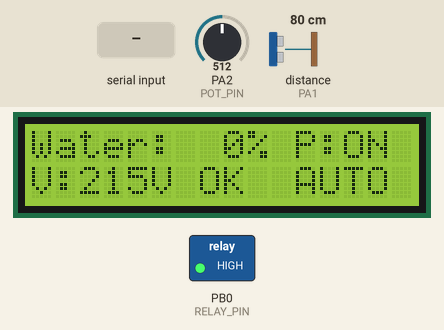
A sketch run on a simulated STM32 Blue Pill. Shown: 16×2 character LCD, switched loads named in the sketch (green lamp = pin HIGH). Wiring (inferred from the names in the program): ultrasonic range finder: trigger PA0; echo PA1. The inputs (shaded band) are chosen by the test bench; at power-on: PA2 (POT_PIN) = 512, distance to the obstacle (sensor on PA1) 80 cm. The echo pulse lasts 58.3 µs per cm; pins used as bus, display or sensor lines are not drawn.

Above: at 3.2 s.
3.3 s: PA2 (POT_PIN) set to 412
At 3.8 s:
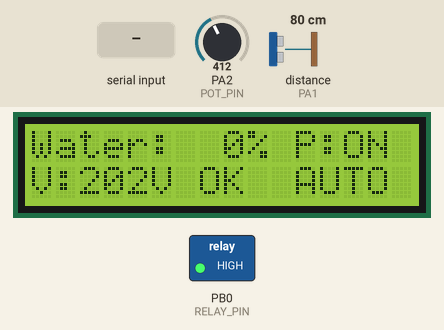
4.9 s: PA2 (POT_PIN) set to 376
At 6.2 s:
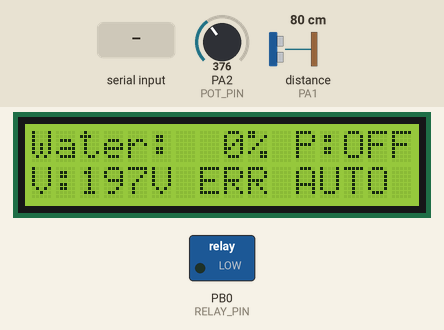
6.5 s: "PUMP:ON\n" received over the second serial link
At 8.0 s:
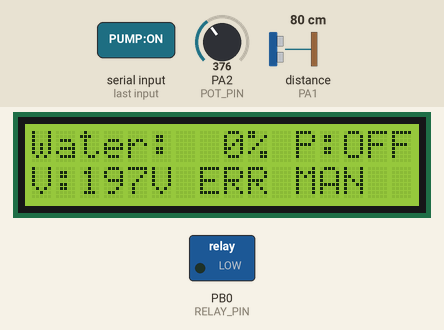
8.5 s: "MODE:AUTO\n" received over the second serial link
At 10.2 s:
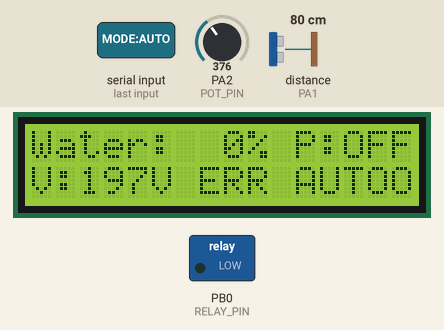
10.5 s: PA2 (POT_PIN) set to 511
At 11.8 s:
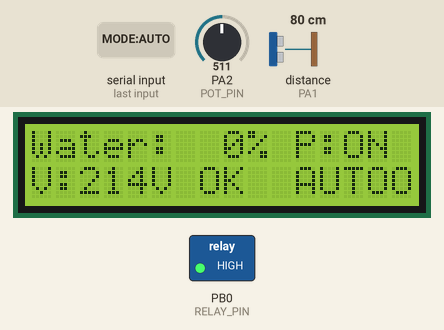
12.1 s: distance to the obstacle (sensor on PA1) set to 33 cm
15.1 s: distance to the obstacle (sensor on PA1) set to 27 cm
Timing chart, 0 to 17.6 s (numbered marks = the images above; inputs shaded):
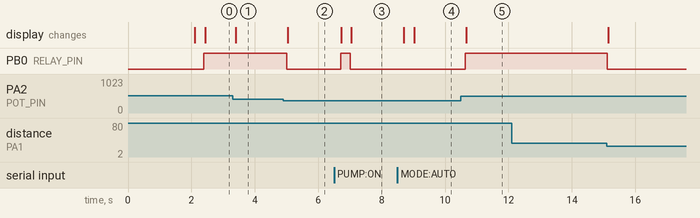

Measured:
- the behaviour switches between 394 and 393 on PA2 (POT_PIN) (found by bisection; images 1 and 2)
- after the input at 3.3 s, the display: changes after 0.10 s (image 1)
- after the input at 4.9 s, PB0 (RELAY_PIN): HIGH → LOW after 0.11 s; the display: changes after 0.14 s (image 2)
- after the input at 6.5 s, PB0 (RELAY_PIN): LOW → HIGH after 0.22 s, → LOW 0.30 s later; the display: first changes after 0.23 s (image 3 shows a later state)
- after the input at 8.5 s, the display: first changes after 0.19 s (image 4 shows a later state)
- after the input at 10.5 s, PB0 (RELAY_PIN): LOW → HIGH after 0.14 s; the display: changes after 0.17 s (image 5)
- after the input at 12.1 s, every drawn part: stays the same

The sketch:

AquaGuard_FINAL.ino
```cpp
/*
 * ============================================================
 *  AquaNode STM32 — Blue Pill (updated for ESP32 gateway)
 *  Sends JSON telemetry to ESP32, receives pump/mode commands
 * ============================================================
 *  WIRING:
 *   HC-SR04 VCC   → 5V
 *   HC-SR04 GND   → GND
 *   HC-SR04 TRIG  → PA0
 *   HC-SR04 ECHO  → 10kΩ → PA1 → 20kΩ → GND
 *   Pot wiper     → PA2  (sides → 3.3V and GND)
 *   Relay IN      → PB0
 *   LCD SDA       → PB7
 *   LCD SCL       → PB6
 *   ESP32 GPIO17  → PA10 (Serial1 RX — commands from ESP32)
 *   ESP32 GPIO16  → PA9  (Serial1 TX — telemetry to ESP32)
 *   ESP32 GND     → STM32 GND
 *
 *  PROTOCOL (STM32 → ESP32, every 1s):
 *   {"wl":72,"v":230,"vs":"SAFE","ps":"OFF","mode":"AUTO","dry":false,"fault":""}
 *
 *  PROTOCOL (ESP32 → STM32, on command):
 *   PUMP:ON / PUMP:OFF / MODE:AUTO / MODE:MANUAL
 * ============================================================
 */

#include <Wire.h>
#include <LiquidCrystal_I2C.h>

// ESP32 on Serial1 (PA9=TX, PA10=RX)
#define ESP32_SERIAL Serial1

// ─── Pins ─────────────────────────────────────────────────────
#define TRIG_PIN   PA0
#define ECHO_PIN   PA1
#define POT_PIN    PA2
#define RELAY_PIN  PB0

// ─── Tank calibration ─────────────────────────────────────────
const float TANK_EMPTY_CM = 10.0;
const float TANK_FULL_CM  = 1.0;
const float PUMP_ON_CM    = 9.0;   // ~10% full
const float PUMP_OFF_CM   = 2.0;   // ~89% full

// ─── Voltage simulation ───────────────────────────────────────
const float VOLT_MIN_SIM   = 150.0;
const float VOLT_MAX_SIM   = 280.0;
const float VOLT_SAFE_LOW  = 200.0;
const float VOLT_SAFE_HIGH = 250.0;
const int   ADC_MAX        = 1023;

// ─── Relay ────────────────────────────────────────────────────
#define PUMP_ON   HIGH
#define PUMP_OFF  LOW

// ─── Ultrasonic ───────────────────────────────────────────────
const unsigned long ECHO_TIMEOUT_US  = 30000UL;
const unsigned long PING_INTERVAL_MS = 50UL;
const int           SENSOR_SAMPLES   = 5;

// ─── Telemetry ────────────────────────────────────────────────
const unsigned long TELEMETRY_INTERVAL_MS = 1000;

// ─── LCD ──────────────────────────────────────────────────────
LiquidCrystal_I2C lcd(0x27, 16, 2);

// ─── Mode: AUTO or MANUAL ─────────────────────────────────────
// AUTO = pump logic runs automatically from sensor
// MANUAL = web app controls pump directly
enum PumpMode { MODE_AUTO, MODE_MANUAL };
PumpMode currentMode = MODE_AUTO;

// ─── State ────────────────────────────────────────────────────
bool   pumpState      = false;
bool   sensorFault    = false;
bool   dryRun         = false;
String faultMsg       = "";
long   sequence       = 0;

// Dry-run lockout: after a dry-run event, pump stays OFF for at least
// DRY_RUN_LOCKOUT_MS and until water level recovers above DRY_RUN_CLEAR_PCT.
const unsigned long DRY_RUN_LOCKOUT_MS  = 30000UL;  // 30s minimum lockout
const int           DRY_RUN_CLEAR_PCT   = 10;        // must reach 10% to re-enable
const unsigned long DRY_RUN_CONFIRM_MS  = 4000UL;   // must persist 4s before triggering
bool          dryRunLocked    = false;
unsigned long dryRunLockedAt  = 0;
bool          dryRunPending   = false;   // debounce: condition seen but not yet confirmed
unsigned long dryRunPendingAt = 0;       // when the condition was first seen

unsigned long lastTelemetry = 0;
String        pendingCmd    = "";

// ─────────────────────────────────────────────────────────────
void setup() {
  pinMode(RELAY_PIN, OUTPUT);
  digitalWrite(RELAY_PIN, PUMP_OFF);
  pinMode(TRIG_PIN, OUTPUT);
  digitalWrite(TRIG_PIN, LOW);
  pinMode(ECHO_PIN, INPUT);
  pinMode(POT_PIN, INPUT);

  // UART to ESP32
  ESP32_SERIAL.begin(9600);

  Wire.begin();
  lcd.init();
  lcd.backlight();
  lcd.setCursor(0, 0); lcd.print(F("  AquaNode      "));
  lcd.setCursor(0, 1); lcd.print(F("  Starting...   "));
  delay(2000);
  lcd.clear();
}

// ─────────────────────────────────────────────────────────────
void loop() {

  // 1. Read any commands from ESP32
  readCommands();

  // 2. Distance + water level
  float distCm  = readMedian();
  int   levelPct = 0;
  sensorFault    = false;
  faultMsg       = "";

  if (distCm < 0) {
    sensorFault = true;
    faultMsg    = "SENSOR_TIMEOUT";
    // Don't update dryRun on bad reads — keep last known value
  } else {
    float d = distCm;
    if (d < TANK_FULL_CM)  d = TANK_FULL_CM;
    if (d > TANK_EMPTY_CM) d = TANK_EMPTY_CM;
    levelPct = (int)((TANK_EMPTY_CM - d) /
               (TANK_EMPTY_CM - TANK_FULL_CM) * 100.0);

    // Dry run: pump is ON but tank reads nearly empty — need 4s confirmation
    bool conditionMet = (pumpState && levelPct <= 2);
    if (conditionMet && !dryRunPending && !dryRun && !dryRunLocked) {
      // Condition just appeared — start debounce timer
      dryRunPending   = true;
      dryRunPendingAt = millis();
    } else if (!conditionMet) {
      // Condition cleared before confirmation
      dryRunPending = false;
    }
    // Confirm dry run only after 4 continuous seconds
    bool newDryRun = dryRun || (dryRunPending && (millis() - dryRunPendingAt >= DRY_RUN_CONFIRM_MS));
    if (newDryRun && !dryRun) {
      // Dry run confirmed — start lockout
      dryRunLocked    = true;
      dryRunLockedAt  = millis();
      dryRunPending   = false;
    }
    dryRun = newDryRun;
    if (dryRun)       faultMsg = "DRY_RUN";
    if (dryRunPending) faultMsg = "DRY_RUN_WARN"; // warning before full lockout

    // Clear lockout only when: period elapsed AND level recovered
    if (dryRunLocked &&
        (millis() - dryRunLockedAt >= DRY_RUN_LOCKOUT_MS) &&
        levelPct >= DRY_RUN_CLEAR_PCT) {
      dryRunLocked  = false;
      dryRun        = false;
      dryRunPending = false;
    }
  }

  // 3. Voltage
  long sum = 0;
  for (int i = 0; i < 8; i++) { sum += analogRead(POT_PIN); delay(2); }
  int   adcRaw  = (int)(sum / 8);
  int   simVolt = (int)(VOLT_MIN_SIM +
                  ((float)adcRaw / ADC_MAX) *
                  (VOLT_MAX_SIM - VOLT_MIN_SIM));
  if (simVolt < (int)VOLT_MIN_SIM) simVolt = (int)VOLT_MIN_SIM;
  if (simVolt > (int)VOLT_MAX_SIM) simVolt = (int)VOLT_MAX_SIM;
  bool voltOk = (simVolt >= (int)VOLT_SAFE_LOW &&
                 simVolt <= (int)VOLT_SAFE_HIGH);
  String voltState = voltOk ? "NORMAL" : (simVolt < (int)VOLT_SAFE_LOW ? "UNDER_VOLTAGE" : "OVER_VOLTAGE");

  // 4. Pump logic (AUTO mode only)
  if (currentMode == MODE_AUTO && !sensorFault) {
    if (!voltOk) {
      if (pumpState) { pumpState = false; }
    } else if (dryRun || dryRunLocked) {
      // Force pump OFF — dry run active or still in lockout period
      pumpState = false;
    } else {
      if      (distCm >= PUMP_ON_CM  && !pumpState) pumpState = true;
      else if (distCm <= PUMP_OFF_CM &&  pumpState) pumpState = false;
    }
  }
  // Safety override applies in ALL modes (MANUAL too):
  // dryRunLocked ensures pump can't re-enable immediately after dry run clears
  if (!voltOk || dryRun || dryRunLocked) pumpState = false;

  digitalWrite(RELAY_PIN, pumpState ? PUMP_ON : PUMP_OFF);
  sequence++;

  // 5. LCD
  updateLCD(levelPct, simVolt, voltOk);

  // 6. Send telemetry to ESP32 as JSON
  if (millis() - lastTelemetry >= TELEMETRY_INTERVAL_MS) {
    sendTelemetry(levelPct, simVolt, voltState);
    lastTelemetry = millis();
  }
}

// ─────────────────────────────────────────────────────────────
//  Send JSON telemetry line to ESP32
// ─────────────────────────────────────────────────────────────
void sendTelemetry(int levelPct, int volt, String voltState) {
  // Build compact JSON — no library needed, values are all simple types
  ESP32_SERIAL.print(F("{\"wl\":"));
  ESP32_SERIAL.print(levelPct);
  ESP32_SERIAL.print(F(",\"v\":"));
  ESP32_SERIAL.print(volt);
  ESP32_SERIAL.print(F(",\"vs\":\""));
  ESP32_SERIAL.print(voltState);
  ESP32_SERIAL.print(F("\",\"ps\":\""));
  ESP32_SERIAL.print(pumpState ? "ON" : "OFF");
  ESP32_SERIAL.print(F("\",\"mode\":\""));
  ESP32_SERIAL.print(currentMode == MODE_AUTO ? "AUTO" : "MANUAL");
  ESP32_SERIAL.print(F("\",\"dry\":"));
  ESP32_SERIAL.print(dryRun ? "true" : "false");
  ESP32_SERIAL.print(F(",\"fault\":\""));
  ESP32_SERIAL.print(faultMsg);
  ESP32_SERIAL.println(F("\"}"));
}

// ─────────────────────────────────────────────────────────────
//  Read commands from ESP32 (non-blocking)
//  Commands: PUMP:ON / PUMP:OFF / MODE:AUTO / MODE:MANUAL
// ─────────────────────────────────────────────────────────────
void readCommands() {
  while (ESP32_SERIAL.available()) {
    char c = ESP32_SERIAL.read();
    if (c == '\n') {
      pendingCmd.trim();
      if (pendingCmd.length() > 0) processCommand(pendingCmd);
      pendingCmd = "";
    } else if (c != '\r') {
      pendingCmd += c;
    }
  }
}

void processCommand(String cmd) {
  if (cmd == "PUMP:ON") {
    currentMode = MODE_MANUAL;
    pumpState   = true;
    digitalWrite(RELAY_PIN, PUMP_ON);
  } else if (cmd == "PUMP:OFF") {
    currentMode = MODE_MANUAL;
    pumpState   = false;
    digitalWrite(RELAY_PIN, PUMP_OFF);
  } else if (cmd == "MODE:AUTO") {
    currentMode = MODE_AUTO;
  } else if (cmd == "MODE:MANUAL") {
    currentMode = MODE_MANUAL;
  } else if (cmd == "FAULT:RESET") {
    // Clear dry-run lockout so pump can restart
    dryRunLocked  = false;
    dryRun        = false;
    dryRunPending = false;
    faultMsg      = "";
    // In MANUAL mode, keep pump OFF until explicitly turned on
    if (currentMode == MODE_MANUAL) pumpState = false;
  }
  updateLCDMode();
}

// ─────────────────────────────────────────────────────────────
//  LCD
// ─────────────────────────────────────────────────────────────
void updateLCD(int level, int volt, bool voltOk) {
  // Row 0: Water level % + pump + mode
  lcd.setCursor(0, 0);
  if (sensorFault) {
    lcd.print(F("Water:ERR  P:---"));
  } else {
    lcd.print(F("Water:"));
    if (level < 100) lcd.print(' ');
    if (level < 10)  lcd.print(' ');
    lcd.print(level);
    lcd.print(F("% P:"));
    lcd.print(pumpState ? F("ON ") : F("OFF"));
  }

  // Row 1: Voltage + mode
  lcd.setCursor(0, 1);
  lcd.print(F("V:"));
  lcd.print(volt);
  lcd.print(voltOk ? F("V OK ") : F("V ERR"));
  lcd.print(currentMode == MODE_AUTO ? F(" AUTO") : F(" MAN "));
}

void updateLCDMode() {
  // Quick mode update on row 1 end
  lcd.setCursor(11, 1);
  lcd.print(currentMode == MODE_AUTO ? F(" AUTO") : F(" MAN "));
}

// ─────────────────────────────────────────────────────────────
float readUltrasonic() {
  digitalWrite(TRIG_PIN, LOW);  delayMicroseconds(4);
  digitalWrite(TRIG_PIN, HIGH); delayMicroseconds(10);
  digitalWrite(TRIG_PIN, LOW);
  unsigned long dur = pulseIn(ECHO_PIN, HIGH, ECHO_TIMEOUT_US);
  if (dur == 0) return -1.0;
  return (dur * 0.0343) / 2.0;
}

float readMedian() {
  float buf[SENSOR_SAMPLES];
  int   valid = 0;
  for (int i = 0; i < SENSOR_SAMPLES; i++) {
    buf[i] = readUltrasonic();
    if (buf[i] > 0) valid++;
    delay(PING_INTERVAL_MS);
  }
  if (valid < (SENSOR_SAMPLES / 2 + 1)) return -1.0;
  for (int i = 1; i < SENSOR_SAMPLES; i++) {
    float k = buf[i]; int j = i - 1;
    while (j >= 0 && buf[j] > k) { buf[j+1] = buf[j]; j--; }
    buf[j+1] = k;
  }
  return buf[SENSOR_SAMPLES / 2];
}
```
